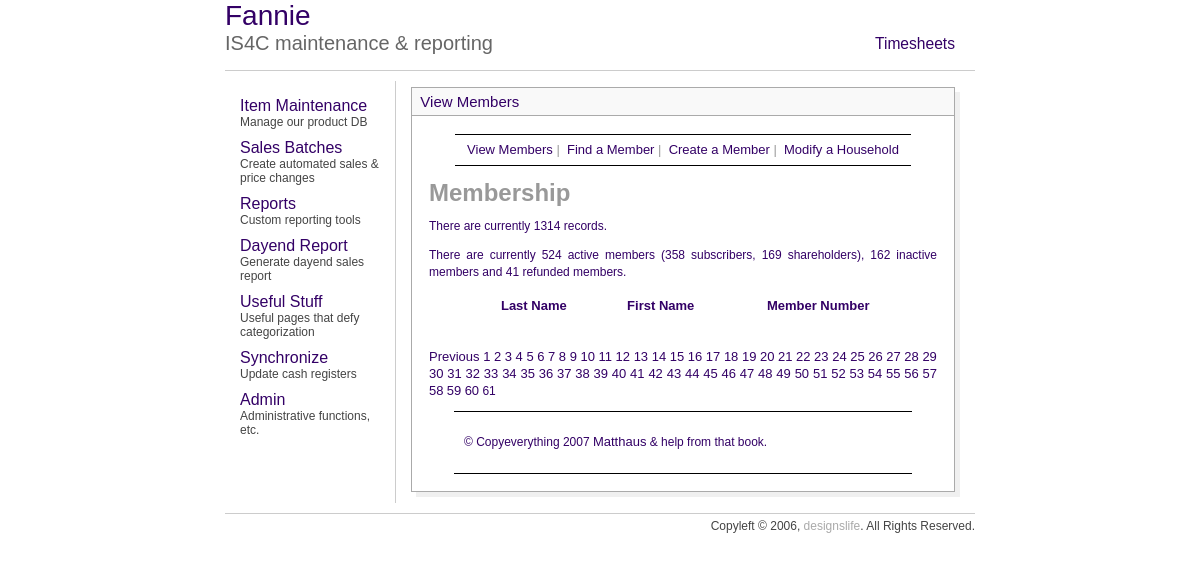
/mem/view_members.php?s=1500&np=61&sort=cnd, run on an earlier commit of the app's database.
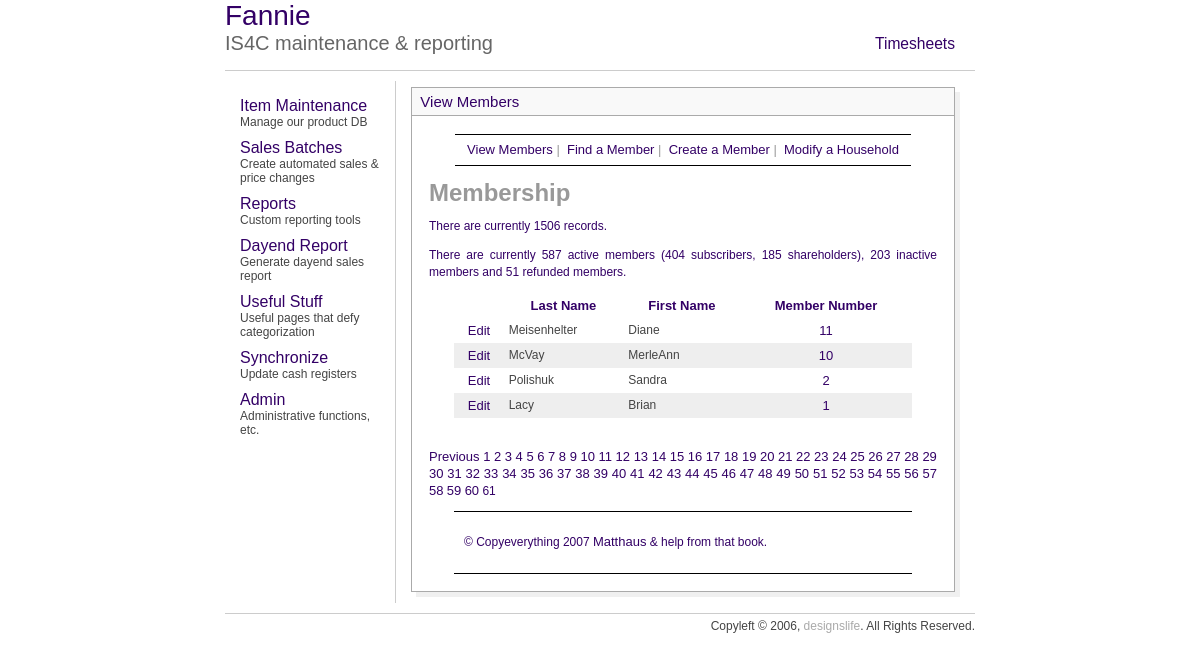
And on a later commit of the database.
### tables this page shows
CREATE TABLE `custdata` (
  `CardNo` int(8) default NULL,
  `personNum` tinyint(4) NOT NULL default '1',
  `LastName` varchar(30) default NULL,
  `FirstName` varchar(30) default NULL,
  `CashBack` double NOT NULL default '60',
  `Balance` double NOT NULL default '0',
  `Discount` smallint(6) default NULL,
  `MemDiscountLimit` double NOT NULL default '0',
  `ChargeOk` tinyint(4) NOT NULL default '1',
  `WriteChecks` tinyint(4) NOT NULL default '1',
  `StoreCoupons` tinyint(4) NOT NULL default '1',
  `Type` varchar(10) NOT NULL default 'pc',
  `memType` tinyint(4) default NULL,
  `staff` tinyint(4) NOT NULL default '0',
  `SSI` double NOT NULL default '0',
  `Purchases` double NOT NULL default '0',
  `NumberOfChecks` smallint(6) NOT NULL default '0',
  `memCoupons` int(11) NOT NULL default '1',
  `blueLine` varchar(50) default NULL,
  `Shown` tinyint(4) NOT NULL default '1',
  `id` int(11) NOT NULL auto_increment,
  `modified` datetime NOT NULL,
  `phone` bigint(10) unsigned zerofill default NULL,
  `CouponOK` tinyint(1) default '0',
  PRIMARY KEY  (`id`),
  KEY `LastName` (`LastName`),
  KEY `CardNo_2` (`CardNo`,`memType`,`staff`,`id`,`personNum`)
);

### mem/view_members.php (the view, shortened to what this page needs)
<?php
echo'<h1 id="mainhead">Membership</h1>';
require_once ('../includes/mysqli_connect.php');
mysqli_select_db($db_slave, 'is4c_op');
$display = 25;
$query = "SELECT COUNT(id) FROM custdata ORDER BY cardno ASC";
$result = mysqli_query($db_slave, $query);
$row = mysqli_fetch_array($result, MYSQLI_NUM);
$num_records = $row[0];
$activeQ = "SELECT * FROM custdata WHERE memType in (1,2) AND cardno <> 3000 GROUP BY cardno";
$subscribersQ = "SELECT * FROM custdata WHERE memType = 2 AND cardno <> 3000 GROUP BY cardno";
$shareholdersQ = "SELECT * FROM custdata WHERE memType = 1 AND cardno <> 3000 GROUP BY cardno";
$inactiveQ = "SELECT * FROM custdata WHERE memType = 5 AND cardno <> 3000 GROUP BY cardno";
$refundQ = "SELECT * FROM custdata WHERE memType = 4 AND cardno <> 3000 GROUP BY cardno";
$activeR = mysqli_query($db_slave, $activeQ);
$inactiveR = mysqli_query($db_slave, $inactiveQ);
$refundR = mysqli_query($db_slave, $refundQ);
$subscribersR = mysqli_query($db_slave, $subscribersQ);
$shareholdersR = mysqli_query($db_slave, $shareholdersQ);
$subscribers = mysqli_num_rows($subscribersR);
$shareholders = mysqli_num_rows($shareholdersR);
$active = mysqli_num_rows($activeR);
$inactive = mysqli_num_rows($inactiveR);
$refund = mysqli_num_rows($refundR);
if (isset($_GET['np'])) {
	$num_pages = $_GET['np'];
} else {
	if ($num_records > $display) {
		$num_pages = ceil ($num_records/$display);
	} else {
		$num_pages = 1;
	}
}
if (isset($_GET['s'])) {
	$start = $_GET['s'];
} else {
	$start = 0;
}
$link1 = "{$_SERVER['PHP_SELF']}?sort=lna";
$link2 = "{$_SERVER['PHP_SELF']}?sort=fna";
$link3 = "{$_SERVER['PHP_SELF']}?sort=cna";
if (isset($_GET['sort'])) {
	switch ($_GET['sort']) {
		case 'cnd':
		$order_by = 'CardNo DESC';
		$link3 = "{$_SERVER['PHP_SELF']}?sort=dra";
		break;
	}
	$sort = $_GET['sort'];
} else {
	$order_by = 'CardNo DESC';
	$sort = 'cnd';
}
$query = "SELECT LastName, FirstName, CardNo, id FROM custdata WHERE CardNo != 9999 AND CardNo != 99999 ORDER BY $order_by LIMIT $start, $display";
$result = mysqli_query($db_slave, $query);
echo "<p>There are currently $num_records records.</p>\n";
echo "<p>There are currently $active active members ($subscribers subscribers, $shareholders shareholders), $inactive inactive members and $refund refunded members.</p>\n";
echo '<table align="center" width="90%" cellspacing="0" cellpadding="5">
<tr>
<td align="center"><b></b></td>
<td align="center"><b><a href="' . $link1 . '&s=' . $start . '&np=' . $num_pages . '">Last Name</a></b></td>
<td align="center"><b><a href="' . $link2 . '&s=' . $start . '&np=' . $num_pages . '">First Name</a></b></td>
<td align="center"><b><a href="' . $link3 . '&s=' . $start . '&np=' . $num_pages . '">Member Number</a></b></td>
</tr>';
$bg = '#eeeeee';
while ($row = mysqli_fetch_array ($result, MYSQLI_ASSOC)) {
	$bg = ($bg=='#eeeeee' ? '#ffffff' : '#eeeeee');
	echo '<tr bgcolor="' . $bg . '">
	<td align="center"><a href="edit_member.php?id=' . $row['id'] . '">Edit</a></td>
	<td align="left">' . $row['LastName'] . '</td>
	<td align="left">' . $row['FirstName'] . '</td>
	<td align="center"><a href="modify_household.php?cardno=' . $row['CardNo'] . '">' . $row['CardNo'] . ' </a></td>
	</tr>';
}
echo '</table>';
if ($num_pages > 1) {
	echo '<br /><p>';
	$current_page = ($start/$display) + 1;
	if ($current_page != 1) {
		echo '<a href="view_members.php?s=' . ($start - $display) . '&np=' . $num_pages . '&sort=' . $sort . '">Previous</a> ';
	}
	for ($i = 1; $i <= $num_pages; $i++) {
		if ($i != $current_page) {
		echo '<a href="view_members.php?s=' . ($display * ($i - 1)) . '&np=' . $num_pages . '&sort=' . $sort . '">' . $i . '</a> ';
		} else {
			echo $i . ' ';
		}
	}
	echo '</p>';
}
?>

What changed in the data, as far as the page shows it:
now on this page (row edited): custdata: LastName "Meisenhelter", FirstName "Diane", CardNo "11"
now on this page (row edited): custdata: LastName "McVay", FirstName "MerleAnn", CardNo "10"
now on this page (row edited): custdata: LastName "Polishuk", FirstName "Sandra", CardNo "2"
added custdata: LastName "Lacy", FirstName "Brian", CardNo "1"
Also different on the page:
$num_records: "1314" → "1506"
$active: "524" → "587"
$subscribers: "358" → "404"
$shareholders: "169" → "185"
$inactive: "162" → "203"
$refund: "41" → "51"
